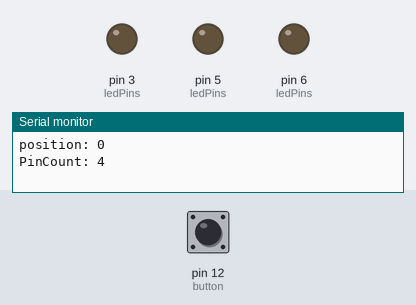
Recording of a sketch running on a simulated Arduino Uno, built with avr-gcc and run on an emulated ATmega328P. On the bench: output pins drawn as LEDs (lit = HIGH), the last lines printed to the serial monitor. The test bench sets the inputs (shaded band); at power-on: pin 12 (button) HIGH. Pins used as bus, display or sensor lines are not drawn.

Above: at 0.15 s.
At 0.75 s:
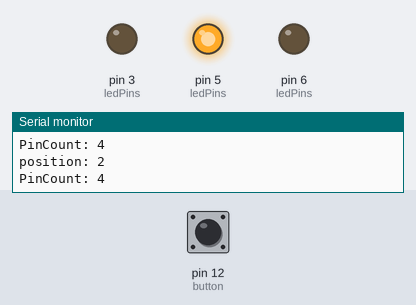
At 1.65 s:
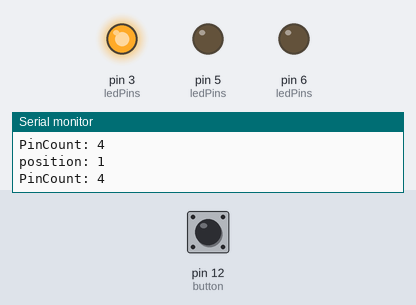
At 2.25 s:
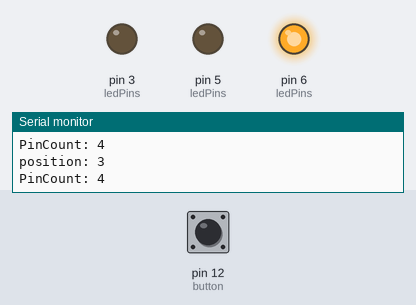
Timing chart, 0 to 3.0 s (numbered marks = the images above):
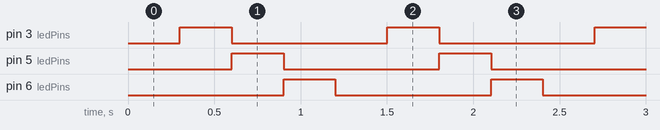

The sketch:

DigitalInput.ino
```cpp
// Light up a series of LEDs, one at a time, in round robin robin.
// Press a button to make the LEDs light up in the opposite direction
// and at a faster speed.

// configure push button at pin 12
int button = 12;

int noLEDs = 0;
int greenLED = 3;
int yellowLED = 5;
int redLED = 6;

int timer;
int reverseTimer = 100;
int advanceTimer = 300; // The higher the number, the slower the timing
int ledPins[] = {
  noLEDs, greenLED, yellowLED, redLED
};            // an array of pin numbers to which LEDs are attached
int pinCount; // the number of pins (i.e. the length of the array)
int position;

void setup() {
  //start serial connection
  Serial.begin(9600);

  position = 0;
  timer = advanceTimer;

  // sizeof gets the size in bytes because there is
  // no length() function
  pinCount = sizeof(ledPins) / sizeof(int);

   for (int thisPin = 0; thisPin < pinCount; thisPin++) {
    pinMode(ledPins[thisPin], OUTPUT);
  }

  // Arduino doesn't have a built-in pulldown in the board
  pinMode(button, INPUT_PULLUP);
}

int advance(int thisPosition) {
  int nextPosition;
  if (thisPosition < pinCount - 1) {
    nextPosition = thisPosition + 1;
  }
  else {
    nextPosition = 0;
  }
  return nextPosition;
}

int reverse(int thisPosition) {
  int nextPosition;
  if (thisPosition > 0) {
    nextPosition = thisPosition - 1;
  }
  else {
    nextPosition = pinCount - 1;
  }
  return nextPosition;
}

void loop() {
  //read the pushbutton value into a variable
  int buttonVal = digitalRead(button);
  //print out the value of the pushbutton
  //Serial.println(buttonVal);

  // loop from the lowest pin to the highest:

  // turn the pin on:
  digitalWrite(ledPins[position], HIGH);

  String message = "position: ";
  message += position;
  Serial.println(message);
  String pinCountMessage = "PinCount: ";
  pinCountMessage += pinCount;
  Serial.println(pinCountMessage);

  delay(timer);

  // turn the pin off:
  digitalWrite(ledPins[position], LOW);

  if (buttonVal == HIGH) {
    position = advance(position);
    timer = advanceTimer;
  }
  else {
    position = reverse(position);
    timer = reverseTimer;
  }
}
```

Measured:
- by itself, pin 3 (ledPins), pin 5 (ledPins), pin 6 (ledPins): alternates HIGH for 0.30 s and LOW for 0.90 s
- by itself, everything shown: repeats every 1.2 s, in 6 steps
